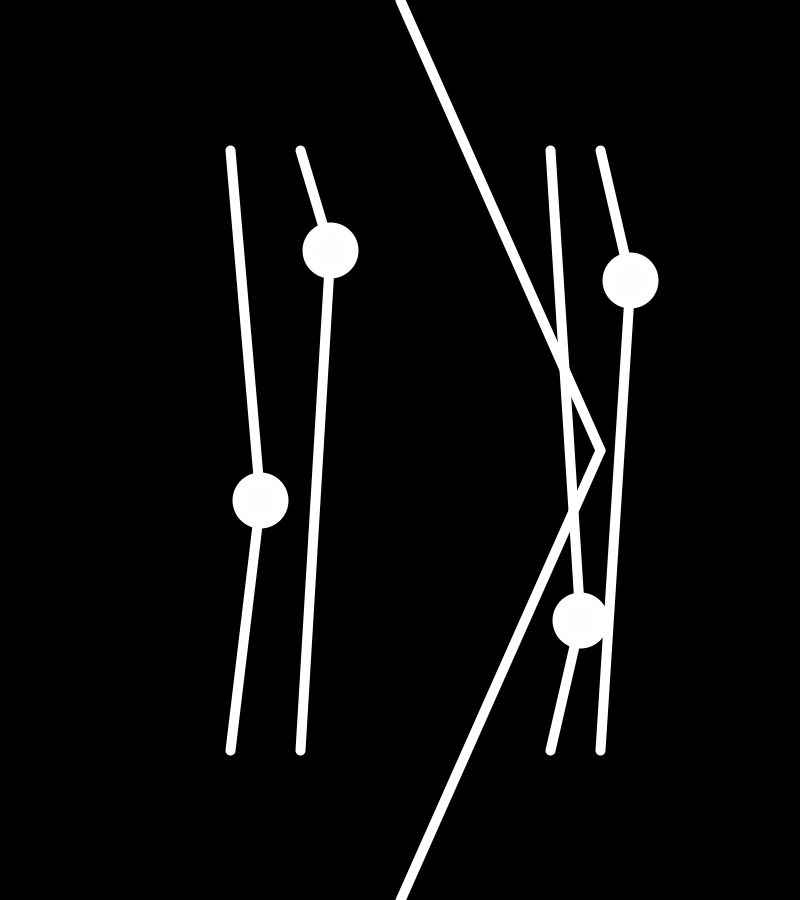
Frame 1 (no input)
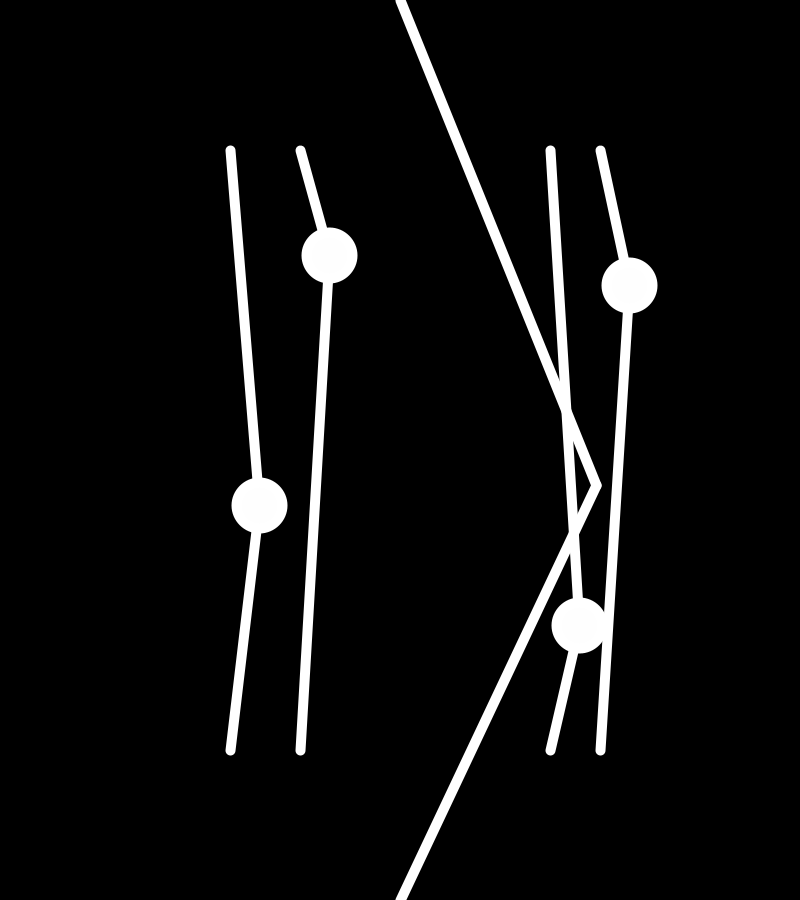
Frame 60 (the mouse pressed at the canvas centre just before this capture)
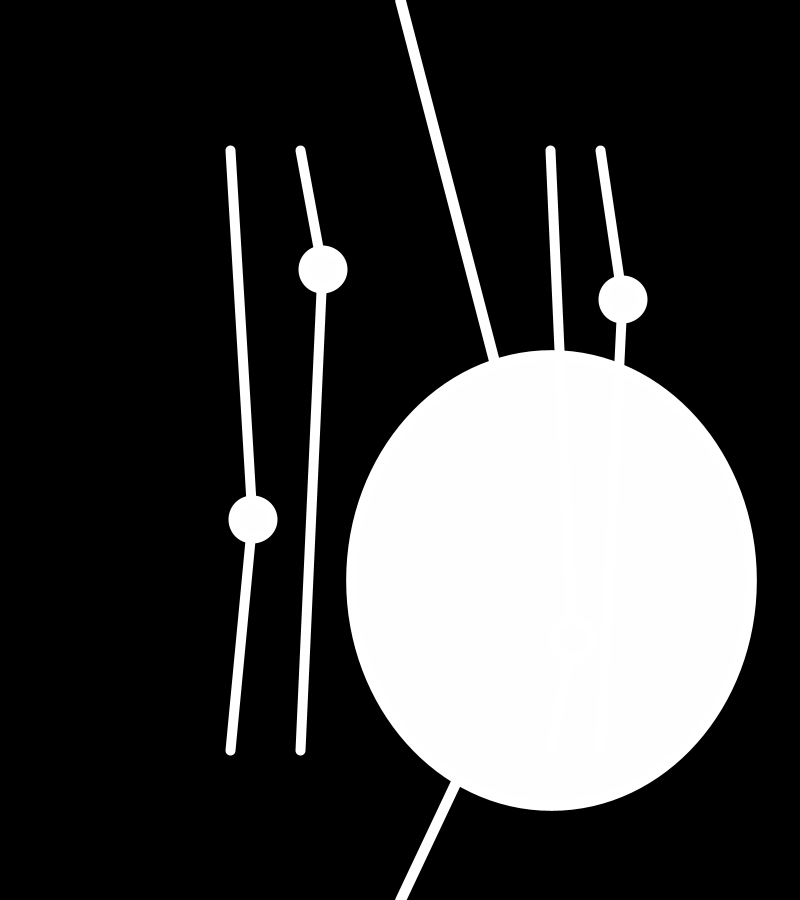
Frame 120 (the mouse held since frame 60 and released just before this capture)

The Processing sketch that drew these frames (run headless with seeded random() and noise(); from frame 60 on, the mouse is pressed at the canvas centre):

// Processing sketch: processing_1890
// ── processing_1890.pde

// PolarToCartesian
// Daniel Shiffman <http://www.shiffman.net>

// Convert a polar coordinate (r,theta) to cartesian (x,y)
// x = r * cos(theta)
// y = r * sin(theta)

float r;
float r1;
// Angle and angular velocity, accleration
float theta;
float theta_vel;
float theta_acc;

void setup() {
  size(800,900);
  smooth();
  
  // Initialize all values
  r = 30.0;
  theta = 0.0;
  theta_vel = 0.0;
  theta_acc = 0.0003;
  
  r1 = 200.0;
  theta = 0.0;
  theta_vel = 0.0;
  theta_acc = 0.0001;
  
}

void draw() {
  background(0);
  // Translate the origin point to the center of the screen
  translate(width/2,height/2);
  
  // Convert polar to cartesian
  float x = r * cos(theta);
  float y = r * sin(theta);
  
  float x1 = r1 * cos(theta);
  float y1 = r1 * sin(theta);
  
  
  // Draw the rectangle at the cartesian coordinate
  
  
  //primera
  
  
  ellipseMode(CENTER);
  strokeWeight(10+theta);
  stroke(255);
  fill(255-theta);
  line(0,-450,x1,y1);
  line(x1,y1,0,450);
  ellipse(x1,y1,mouseX,mouseY);
   theta_vel += theta_acc;
  theta += theta_vel;
  
  
  //segunda
  strokeWeight(10);
  stroke(255);
  fill(255-theta);
  line(200,-300,x+200,y-170);
  line(x+200,y-170,200,300);
  ellipse(x+200,y-170,16+x,16+x);
  
  
  //tercera
  strokeWeight(10);
  stroke(255);
  fill(255-theta);

  line(-170,-300,x-170,y+50);
  line(x-170,y+50,-170,300);
  ellipse(x-170,y+50,16+x,16+x);
  
  
  //cuarta
  strokeWeight(10);
  stroke(255);
  fill(255-theta);
  line(-100,-300,x-100,y-200);
  line(x-100,y-200,-100,300);
  ellipse(x-100,y-200,16+x,16+x);
  
  
  //quinta
  strokeWeight(10);
  stroke(255);
  fill(255-theta);
  line(150,-300,x+150,y+170);
  line(x+150,y+170,150,300);
  ellipse(x+150,y+170,16+x,16+x);
  
  
  
//  theta_vel += theta_acc;
//  theta += theta_vel;
  //theta = -theta;
//  
  // Apply acceleration and velocity to angle (r remains static in this example)
  

}
